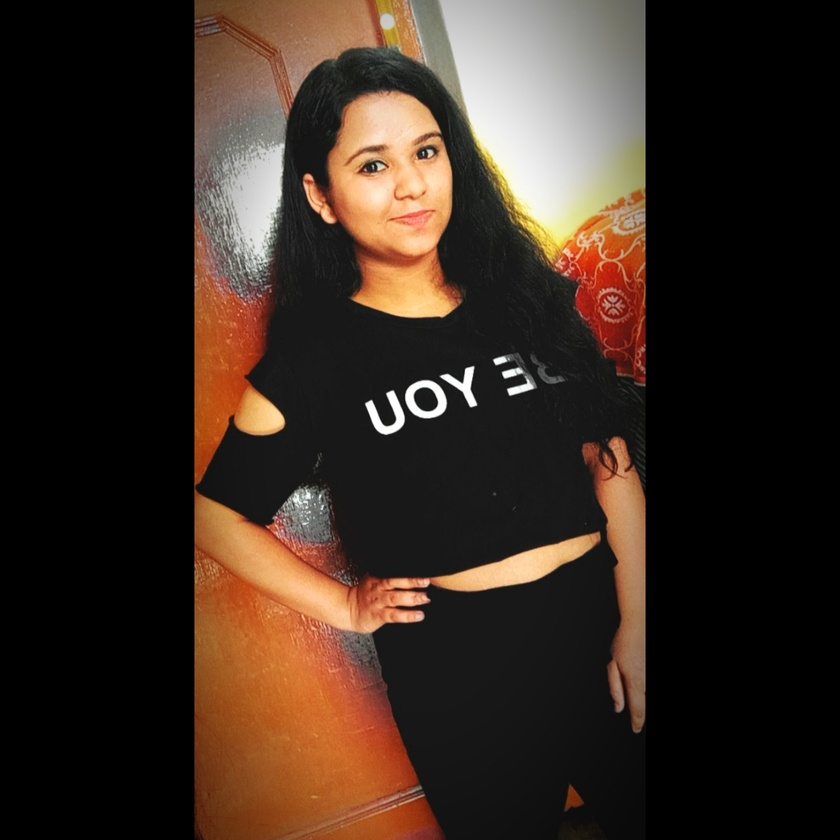
#> input picture Image to pencil sketch/rashi.jpeg, 840 x 840 px, shrunk from 1080 x 1080 before the run
$ jupyter execute 'Image to pencil sketch python project.ipynb'
#> lines starting #> are read from the running program, lines starting #| are printed output that depends on the picture
[cell 1]
import cv2
import matplotlib.pyplot as plt
from skimage import io

[cell 2]
image = cv2.imread("rashi.jpeg")
#> image is the input picture: shape (840, 840, 3); mean B, G, R 33.2, 43, 57.6
img = cv2.cvtColor(image, cv2.COLOR_BGR2RGB)
io.imshow(img)

[cell 3]
gray_image = cv2.cvtColor(img, cv2.COLOR_BGR2GRAY)
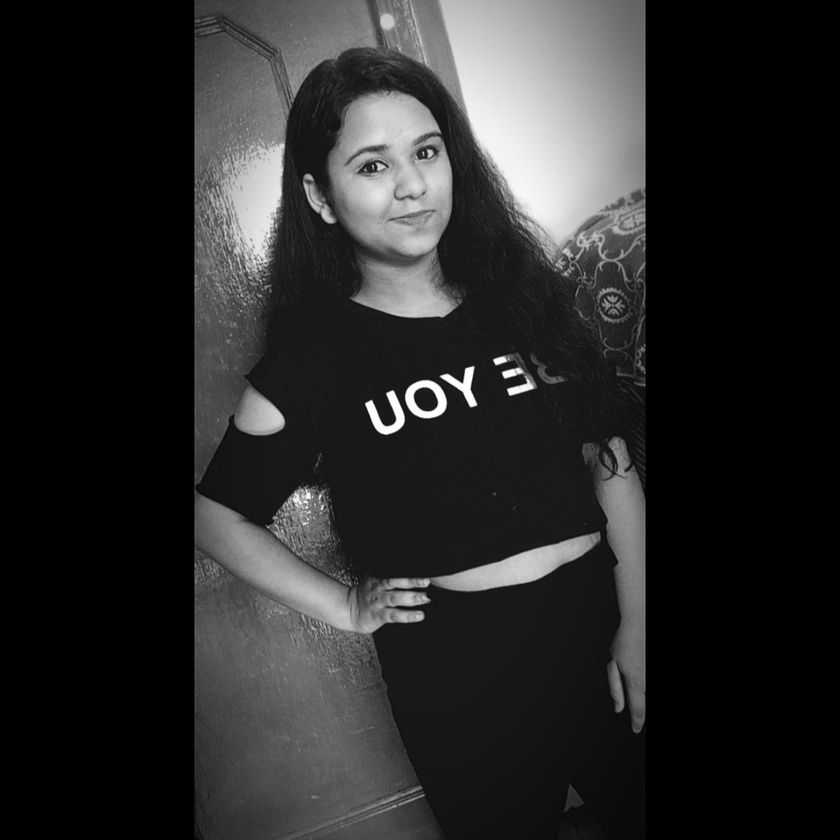
#> gray_image: shape (840, 840); min 0, max 255, mean 41.7
io.imshow(gray_image)

[cell 4]
inverted_image = 255 - gray_image
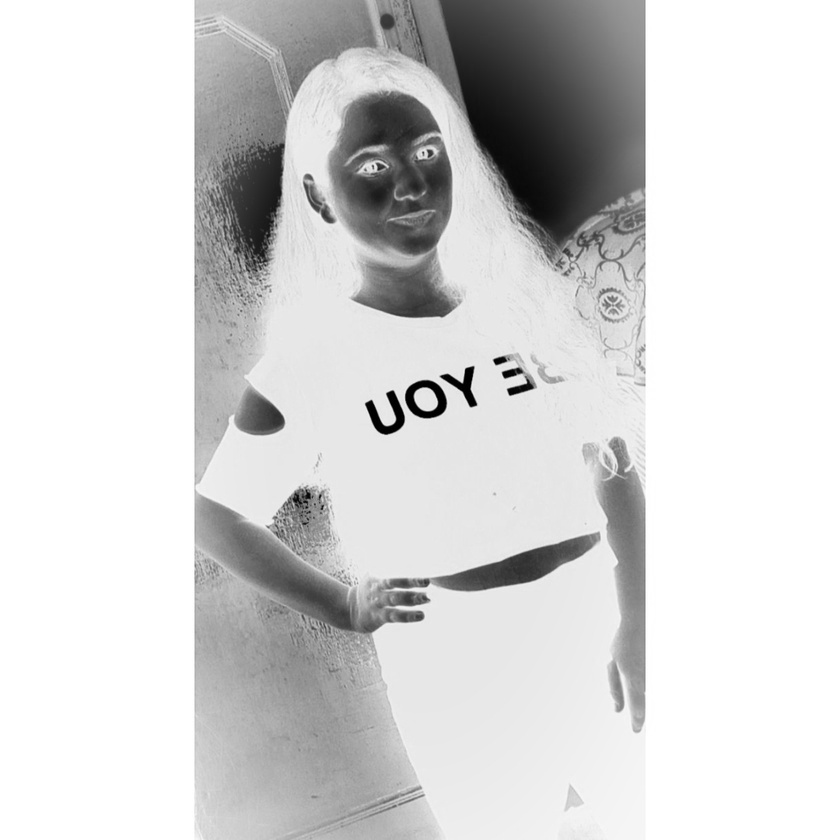
#> inverted_image: shape (840, 840); min 0, max 255, mean 213.3
io.imshow(inverted_image)

[cell 5]
blurred = cv2.GaussianBlur(inverted_image, (21, 21), 0)
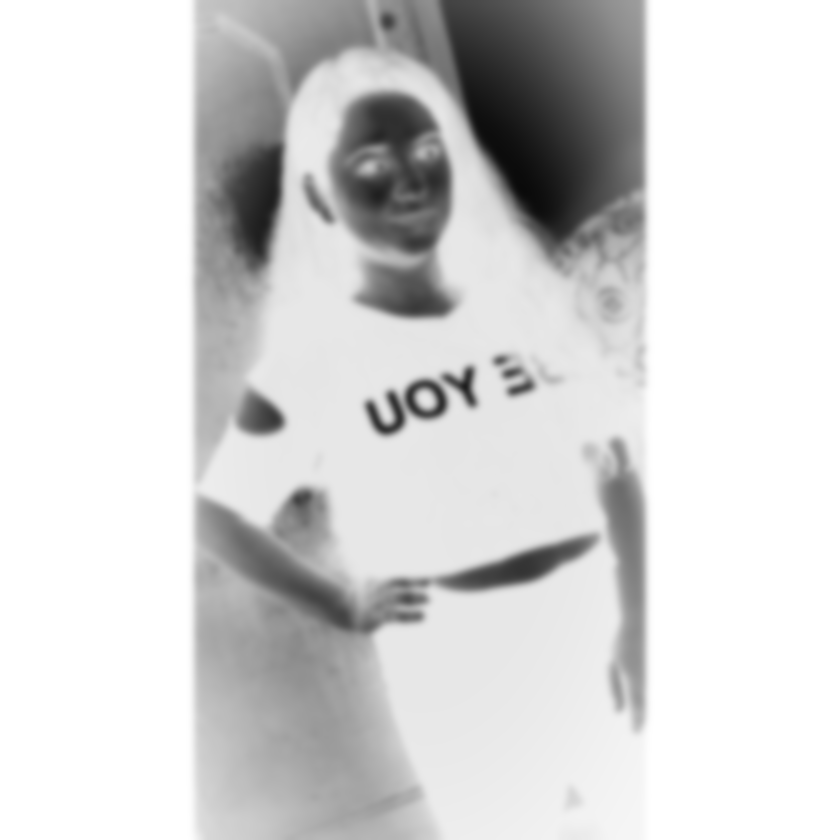
#> blurred: shape (840, 840); min 10, max 255, mean 213.3
io.imshow(blurred)

[cell 6]
inverted_blurred = 255 - blurred
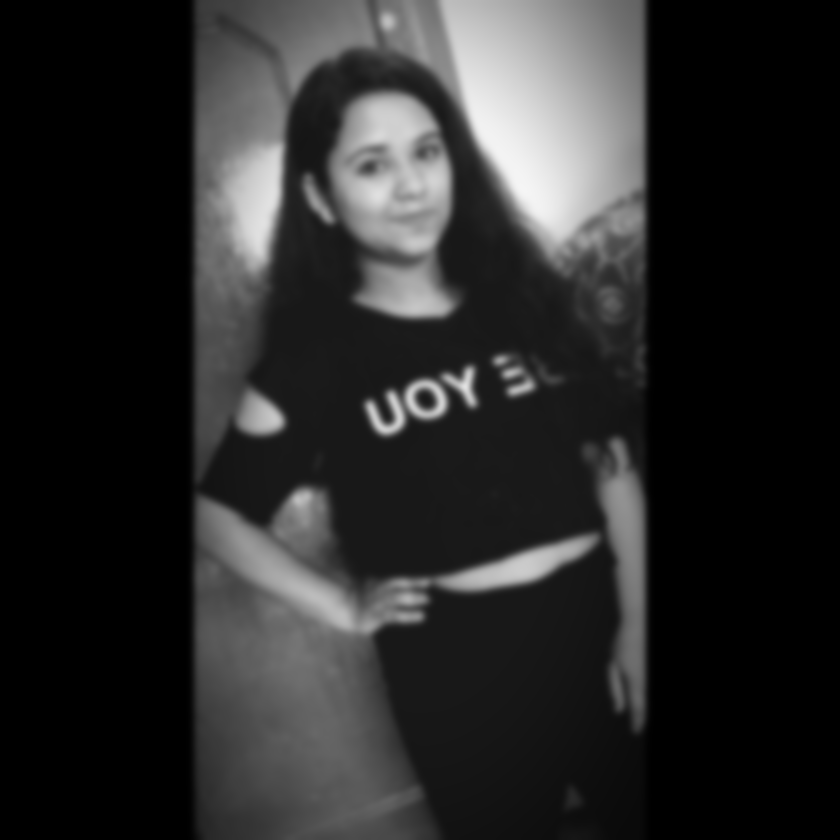
#> inverted_blurred: shape (840, 840); min 0, max 245, mean 41.7
io.imshow(inverted_blurred)

[cell 7]
pencil_sketch = cv2.divide(gray_image, inverted_blurred, scale=256)
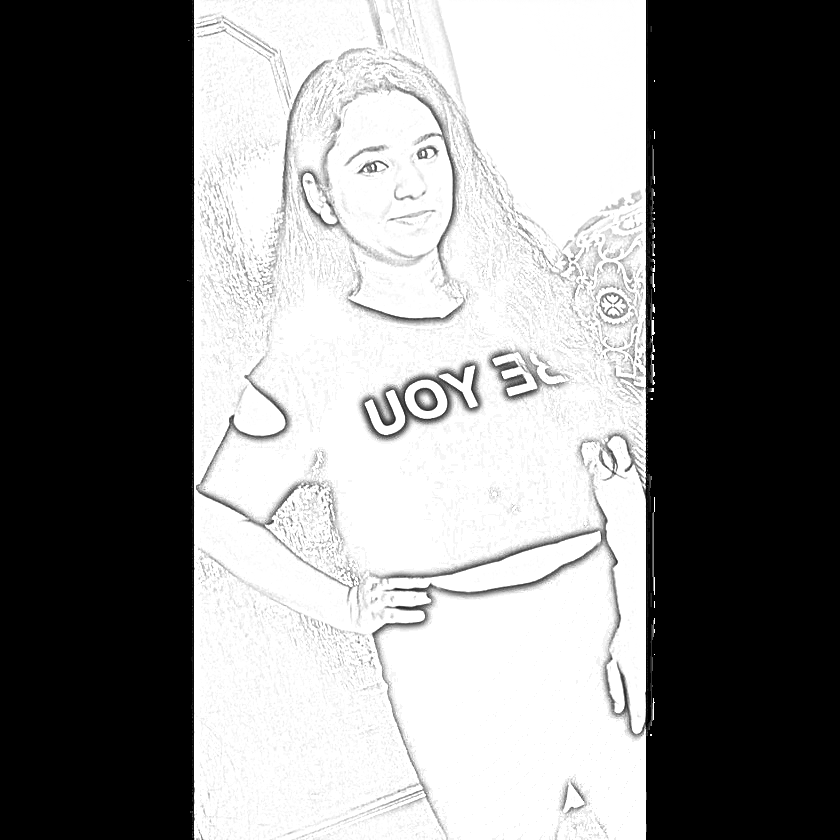
#> pencil_sketch: shape (840, 840); min 0, max 255, mean 131.6
io.imshow(pencil_sketch)
